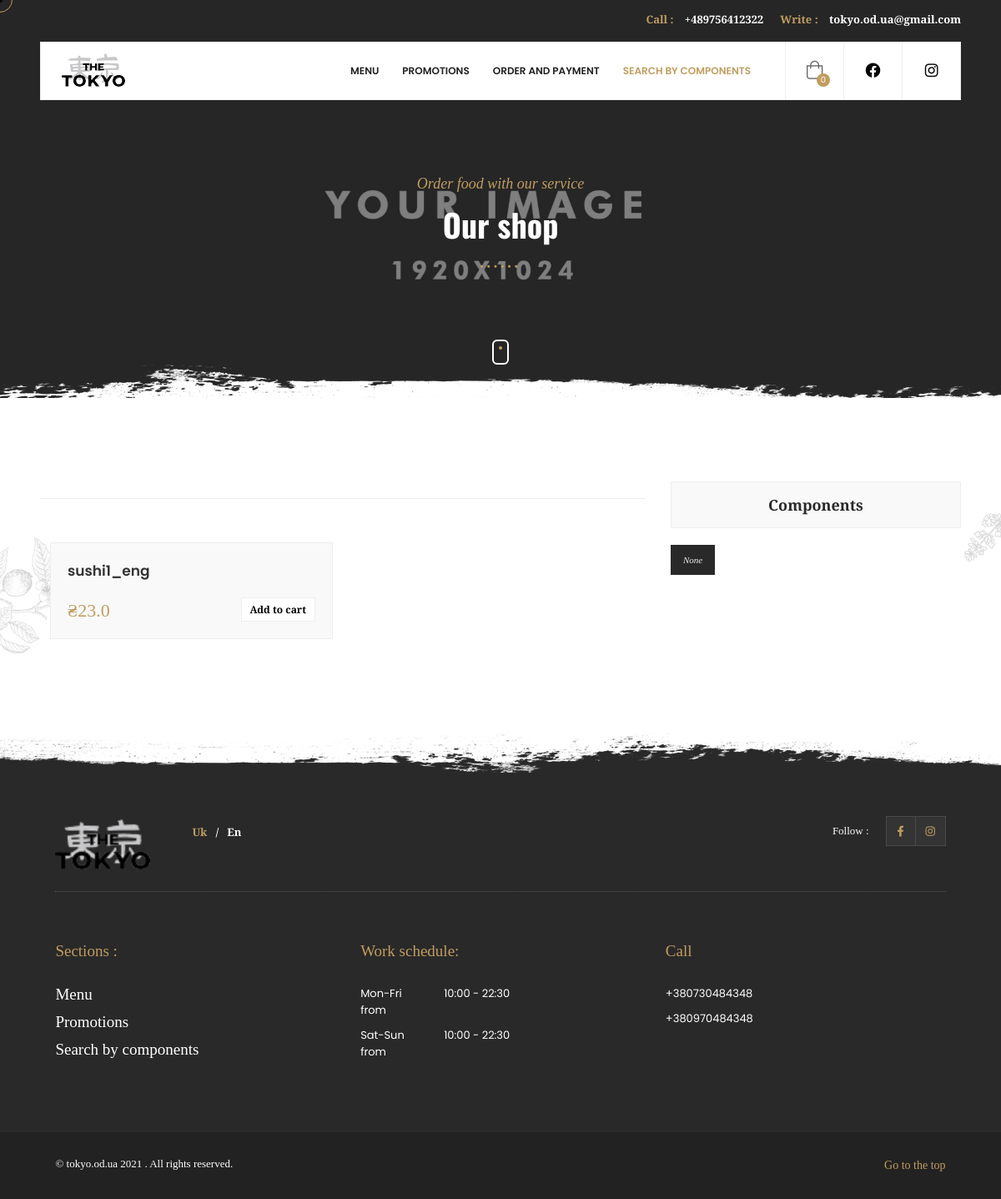
The page /shop/losos on the database as committed earlier.
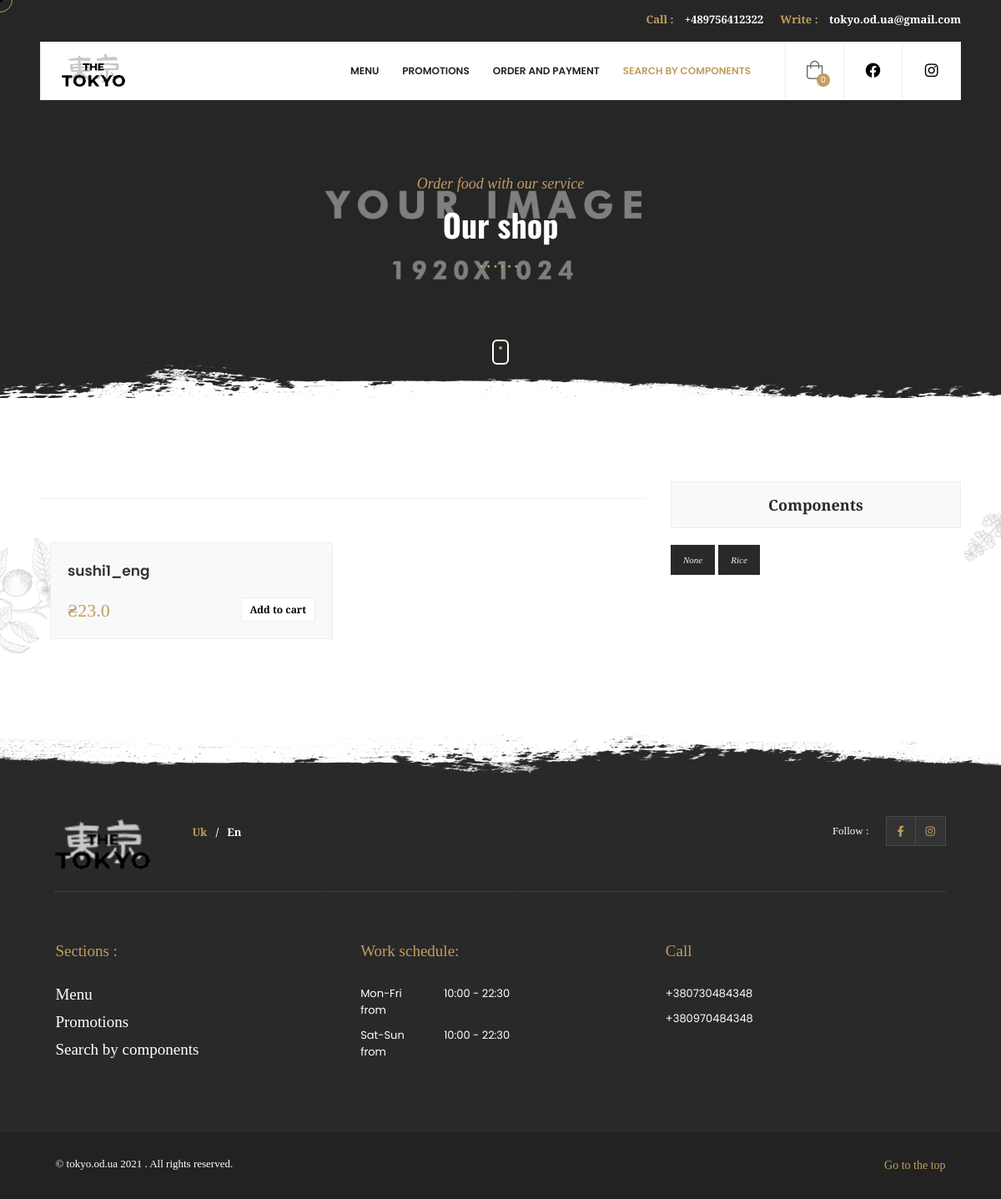
The same page on the database as committed later.
### core/models.py (models this page shows, shortened)
class Item(models.Model):
    title = models.CharField(max_length=100)
    title_eng = models.CharField(max_length=100, null=True, blank=True)
    price = models.FloatField()
    discount_price = models.FloatField(blank=True, null=True)
    category = models.ForeignKey(Category, on_delete=models.CASCADE)
    slug = models.SlugField()
    description = models.TextField()
    english_description = models.TextField(null=True, blank=True)
    image = models.ImageField(upload_to='photos', blank=True, null=True)
    item_tag = models.ManyToManyField(ItemTag, verbose_name='Тэги товара')
    def admin_photo(self):
        return mark_safe('<img src="{}" width="100" /'.format(self.image.url))
    admin_photo.short_description = 'Превью'
    admin_photo.allow_tags = True
    class Meta:
        verbose_name = 'Товар'
        verbose_name_plural = 'Товары'
    def get_absolute_url(self):
        return reverse("core:product", kwargs={
            'slug': self.slug
        })
    def get_add_to_cart_url(self):
        return reverse("core:add-to-cart", kwargs={
            'slug': self.slug
        })

class ItemTag(models.Model):
    item_tag_name = models.CharField('Тэг', max_length=20)
    item_tag_eng_name = models.CharField(
        'Тэг Eng', max_length=20, null=True, blank=True)
    display_on_main = models.BooleanField('Отображается на главной')
    slug = models.SlugField(null=True, blank=True)
    class Meta:
        verbose_name = 'Тэг'
        verbose_name_plural = 'Тэги'

### core/views.py (the view)
# urls.py: path('shop/<str:slug>', shop_product, name='shop-product'),
def shop_product(request, slug):
    qs = Item.objects.filter(item_tag__slug=slug)
    context = {
        'items': qs,
    }
    return render(request, 'shop.html', context)

### core/templatetags/cart_template_tags.py (called while the page is built, shortened)
@register.filter
def cart_item_count(request):
    return 0

@register.filter
def cart_items(request):
    return 0

@register.filter
def total_order(request):
    return 0

@register.filter
def product_tags(request):
    qs = ItemTag.objects.filter(display_on_main=True)
    if qs.exists():
        return qs
    return 0

### templates/shop.html (shortened to what the changed rows need)
{% extends "main.html" %} {% block main_body %} {% load static %}
{% load cart_template_tags %}
<div id="main">
	<div id="wrapper">
		<div class="content">
			<section
				class="parallax-section hero-section hidden-section"
				data-scrollax-parent="true"
			>
				<div class="container">
					<div class="section-title">
						{% if request.session.lang == "uk" %}
							<h4>Замовляй їжу з нашим сервісом</h4>
							<h2>Наш магазин</h2>
						{% else %}
							<h2>Our shop</h2>
						{% endif %}
					</div>
				</div>
			</section>
			<section class="hidden-section">
				<div class="container">
					<div class="row">
						<div class="col-md-8">
							<div class="fl-wrap post-container">
								<div
									class="gallery-items grid-big-pad lightgallery two-column fl-wrap"
								>
									{% if items %}
										{% if request.session.lang == "uk" %}
											{% for item in items %}
												<div class="gallery-item {{ item.category.label }}">
													<div class="grid-item-holder hov_zoom">
														<a
															href="{{ item.image.url }}"
															class="box-media-zoom popup-image"
															><i class="fal fa-search"></i
														></a>
														<img src="{{ item.image.url }}" alt="" />
													</div>
													<div class="grid-item-details">
														<a href="{{ item.get_absolute_url }}"
															><h3>{{ item.title }}</h3></a
														>
														<p>{{ item.description }}</p>
														<div class="grid-item_price">
															{% if item.discount_price %}
															<span>₴{{ item.discount_price }}</span>
															{% else %}
															<span>₴{{ item.price }}</span>
															{% endif %}
															<a
																href="{{ item.get_add_to_cart_url }}"
																class="add_cart"
																>Замовити</a
															>
														</div>
													</div>
												</div>
											{% endfor %}
										{% else %}
											{% for item in items %}
												<div class="gallery-item {{ item.category.label }}">
													<div class="grid-item-holder hov_zoom">
													</div>
													<div class="grid-item-details">
														<a href="{{ item.get_absolute_url }}"
															><h3>{{ item.title_eng }}</h3></a
														>
														<p>{{ item.english_description }}</p>
														<div class="grid-item_price">
															{% if item.discount_price %}
															<span>₴{{ item.discount_price }}</span>
															{% else %}
															<span>₴{{ item.price }}</span>
															{% endif %}
															<a
																href="{{ item.get_add_to_cart_url }}"
																class="add_cart"
																>Add to cart</a
															>
														</div>
													</div>
												</div>
											{% endfor %}
								{% endif %}
									{% endif %}
								</div>
							</div>
						</div>
						<div class="col-md-4">
							<div class="main-sidebar fixed-bar fl-wrap">
								<div class="main-sidebar-widget fl-wrap">
									<div class="tags-widget">
										<div class="tagcloud">
											{% if request.session.lang == "uk" %}
												{% for tag in request|product_tags %}
													<a href="{% url 'core:shop-product' tag.slug %}">{{ tag.item_tag_name }}</a>
												{% endfor %}
											{% else %}
												{% for tag in request|product_tags%}
													<a href="{% url 'core:shop-product' tag.slug %}">{{ tag.item_tag_eng_name }}</a>
												{% endfor %}
											{% endif %}
										</div>
									</div>
								</div>
							</div>
						</div>
					</div>
				</div>
			</section>
		</div>
	</div>
</div>
{% endblock main_body %}

Rows that differ between the two databases and show on the page:
added ItemTag: item_tag_eng_name "Rice"
